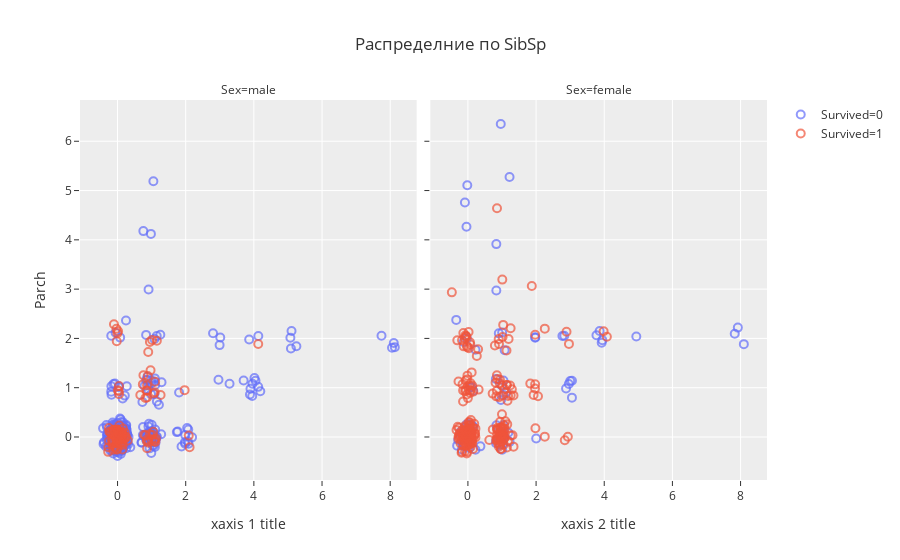

Notebook source saved alongside this figure:
### Markdown cell above
### Пример 2 (Scatter разделенные на subplots по категориям c добавлением шума)
В данном примере датасет добавлен, но мы добавили небольшой шум в данные,чтобы увидеть, где скапливаются точки (иначе эти группы будут в одной точке). Поэтому названия осей по умолчанию будут x,y.

### Code cell
data['Survived']=data['Survived'].astype(str)
fig = px.scatter(data, x=data["SibSp"]+np.random.standard_normal(data["SibSp"].size)/7, y=data["Parch"]+np.random.standard_normal(data["SibSp"].size)/7, color_continuous_scale='Bluered_r', color = "Survived", facet_col="Sex", title= "Распределние по SibSp")
fig.update_traces(marker_symbol= 100,marker=dict(size=8,opacity = 0.70,
                              line=dict(width=2)))

fig.update_layout(template="ggplot2", yaxis_title="Parch")
fig.update_xaxes(title_text="xaxis 1 title", row=1, col=1)
fig.update_xaxes(title_text="xaxis 2 title", row=1, col=2)
fig.show()
data['Survived']=data['Survived'].astype(int)

### Figure 1 — Plotly figure (JSON) as saved in the notebook; plotly's stock layout.template omitted (floating-point values rounded to 4 significant figures; data arrays with more than 128 entries replaced by an {"elided": "..."} marker saying what was removed)
{"data": [{"hoverlabel": {"namelength": 0}, "hovertemplate": "Survived=0<br>Sex=male<br>x=%{x}<br>y=%{y}", "legendgroup": "Survived=0", "marker": {"color": "#636efa", "line": {"width": 2}, "opacity": 0.7, "size": 8, "symbol": 100}, "mode": "markers", "name": "Survived=0", "showlegend": true, "type": "scatter", "x": {"elided": "468 float values"}, "xaxis": "x", "y": {"elided": "468 float values"}, "yaxis": "y"}, {"hoverlabel": {"namelength": 0}, "hovertemplate": "Survived=0<br>Sex=female<br>x=%{x}<br>y=%{y}", "legendgroup": "Survived=0", "marker": {"color": "#636efa", "line": {"width": 2}, "opacity": 0.7, "size": 8, "symbol": 100}, "mode": "markers", "name": "Survived=0", "showlegend": false, "type": "scatter", "x": [0.07434, 0.9379, 2.96, 2.003, 1.045, 0.8367, 0.8304, 4.941, 0.03995, 0.9031, 1.03, -0.216, 3.925, 1.005, -0.02894, 1.977, 0.8333, -0.09613, 7.829, -0.08987, 0.06976, 3.053, 0.1307, 1.074, -0.08959, 1.129, -0.3429, -0.3165, -0.1275, 0.04247, 1.005, 1.043, 0.06066, 0.1204, 3.001, 0.07187, 1.224, -0.09534, 2.88, 0.02745, -0.1269, 1.046, 1.974, 0.2215, 3.053, 1.078, -0.1781, -0.01064, -0.04462, -0.08743, 3.771, 3.865, 0.154, -0.04264, 1.04, 0.2225, 1.222, 0.826, 2.827, -0.01856, 2.772, -0.1512, 0.9818, 0.9638, -0.03893, 0.1568, 1.185, 0.8335, -0.1411, -0.1213, 8.096, 0.8199, 0.3663, 3.944, -0.2861, 0.9707, 1.022, 7.92, -0.09036, -0.08821, 0.9062], "xaxis": "x2", "y": [0.1097, -0.1552, 1.076, -0.03195, 0.1135, 0.2371, -0.07718, 2.039, -0.2237, -0.03068, 0.09525, 0.1002, 1.911, -0.2583, 1.999, 2.023, 3.913, -0.1661, 2.093, 0.1943, 1.01, 1.141, 0.2323, 0.009928, -0.187, 0.9076, 2.376, -0.1758, 0.003611, -0.04564, 2.12, 1.145, -0.0519, 1.011, 1.136, 0.1638, -0.09877, -0.008018, 0.9831, 0.264, 1.929, 0.8516, 2.014, -0.2603, 0.7978, 1.761, -0.2541, -0.07015, 0.1357, 0.07422, 2.062, 2.149, 0.2019, 4.265, 0.2429, 1.771, 5.276, -0.1264, 2.052, 5.108, 2.05, -0.1336, 1.052, 6.35, 0.2555, 0.9362, 0.08795, 2.972, -0.1836, -0.04866, 1.884, 1.177, -0.19, 1.965, -0.06119, 0.7499, -0.1418, 2.22, -0.02288, 4.759, 2.103], "yaxis": "y2"}, {"hoverlabel": {"namelength": 0}, "hovertemplate": "Survived=1<br>Sex=male<br>x=%{x}<br>y=%{y}", "legendgroup": "Survived=1", "marker": {"color": "#EF553B", "line": {"width": 2}, "opacity": 0.7, "size": 8, "symbol": 100}, "mode": "markers", "name": "Survived=1", "showlegend": true, "type": "scatter", "x": [-0.06404, 0.1323, -0.2549, 0.03814, -0.1251, 1.104, 0.08929, -0.03349, 0.1118, 0.03603, -0.02567, 0.7803, 0.1423, -0.1289, -0.004925, 1.969, -0.0007701, 1.091, 0.1091, 0.1009, 0.03581, -0.06082, 1.073, 0.1571, 0.6678, 4.128, 0.8638, 0.1316, 0.07922, 0.1392, 0.04031, -0.2755, 2.09, 0.9001, 0.05074, 1.056, 0.8654, 1.125, 1.153, -0.07019, 0.02751, 0.7595, -0.2498, -0.071, -0.1466, -0.2144, -0.1053, 0.2473, 0.01657, 0.817, 0.01267, 0.01963, 0.9989, 0.8669, 0.03263, 0.02364, -0.005198, 0.1486, 0.8669, -0.271, 1.263, -0.02362, -0.1142, 0.01089, 0.2145, 0.1088, -0.17, 0.8894, 1.09, -0.1433, -0.01361, 0.8626, 0.8456, 0.2255, -0.242, 0.1512, 0.95, -0.07957, 2.114, 0.9072, 0.1648, 0.04229, 0.3007, 1.026, 0.05052, 0.0034, 0.157, 0.8187, 1.047, 1.109, 0.02481, -0.1053, -0.1864, 0.04406, 0.7423, 0.1199, 0.9495, 1.013, 0.01037, -0.01717, 0.009224, 0.01626, -0.03547, 0.8672, -0.1464, 0.2102, -0.01856, 0.969, -0.1449], "xaxis": "x", "y": [-0.2146, 0.01247, 0.1832, -0.01536, 0.1456, 1.122, -0.1122, 2.197, 0.06622, 0.9268, -0.1079, 0.04616, -0.2547, -0.2567, 2.107, 0.9501, 0.1454, 0.9091, -0.04657, -0.1201, 0.03131, 0.05643, -0.08872, -0.1633, 0.8531, 1.886, -0.09275, 0.07548, -0.04868, 0.0949, 0.08193, -0.3013, 0.02991, 1.724, 0.01753, 0.8847, 1.047, -0.02964, 1.954, -0.1891, 0.07086, 1.254, -0.08146, 0.07846, 0.06377, 0.09186, 2.288, 0.002787, -0.01171, 0.0345, 0.1231, -0.1248, -0.05808, 0.8007, -0.03483, -0.05533, -0.1344, -0.03417, -0.2281, -0.2091, 0.8531, 1.943, 0.04012, 0.1339, -0.03723, 0.07937, -0.04247, 1.237, -0.054, -0.1043, 0.154, -0.05112, 0.9439, 0.00734, 0.1111, 0.03874, 0.05442, 0.01117, -0.2098, -0.1152, -0.04788, 1.032, -0.07247, 0.03948, 0.2309, 0.1249, 0.1728, 0.7918, 0.104, -0.102, 0.05774, 0.1428, 0.09121, 0.8702, 1.067, -0.1444, 1.929, 1.97, 0.9497, -0.2422, -0.05291, 2.145, -0.05899, 0.9368, -0.1535, 0.09005, -0.2606, 1.354, -0.08457], "yaxis": "y"}, {"hoverlabel": {"namelength": 0}, "hovertemplate": "Survived=1<br>Sex=female<br>x=%{x}<br>y=%{y}", "legendgroup": "Survived=1", "marker": {"color": "#EF553B", "line": {"width": 2}, "opacity": 0.7, "size": 8, "symbol": 100}, "mode": "markers", "name": "Survived=1", "showlegend": false, "type": "scatter", "x": {"elided": "233 float values"}, "xaxis": "x2", "y": {"elided": "233 float values"}, "yaxis": "y2"}], "layout": {"annotations": [{"font": {}, "showarrow": false, "text": "Sex=male", "x": 0.245, "xanchor": "center", "xref": "paper", "y": 1, "yanchor": "bottom", "yref": "paper"}, {"font": {}, "showarrow": false, "text": "Sex=female", "x": 0.755, "xanchor": "center", "xref": "paper", "y": 1, "yanchor": "bottom", "yref": "paper"}], "legend": {"tracegroupgap": 0}, "title": {"text": "Распределние по SibSp"}, "xaxis": {"anchor": "y", "domain": [0, 0.49], "title": {"text": "xaxis 1 title"}}, "xaxis2": {"anchor": "y2", "domain": [0.51, 1], "matches": "x", "title": {"text": "xaxis 2 title"}}, "yaxis": {"anchor": "x", "domain": [0, 1], "title": {"text": "Parch"}}, "yaxis2": {"anchor": "x2", "domain": [0, 1], "matches": "y", "showticklabels": false}}}
